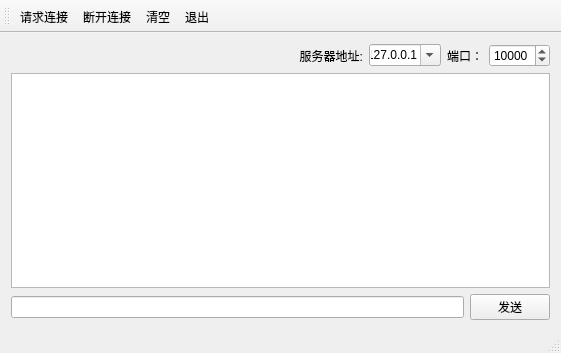
<?xml version="1.0" encoding="UTF-8"?>
<ui version="4.0">
 <class>ExTcpClient</class>
 <widget class="QMainWindow" name="ExTcpClient">
  <property name="geometry">
   <rect>
    <x>0</x>
    <y>0</y>
    <width>561</width>
    <height>353</height>
   </rect>
  </property>
  <property name="windowTitle">
   <string>ExTcpClient</string>
  </property>
  <widget class="QWidget" name="centralWidget">
   <layout class="QVBoxLayout" name="verticalLayout">
    <item>
     <layout class="QHBoxLayout" name="horizontalLayout">
      <item>
       <spacer name="horizontalSpacer">
        <property name="orientation">
         <enum>Qt::Horizontal</enum>
        </property>
        <property name="sizeHint" stdset="0">
         <size>
          <width>40</width>
          <height>20</height>
         </size>
        </property>
       </spacer>
      </item>
      <item>
       <widget class="QLabel" name="labIP">
        <property name="text">
         <string>服务器地址:</string>
        </property>
        <property name="alignment">
         <set>Qt::AlignRight|Qt::AlignTrailing|Qt::AlignVCenter</set>
        </property>
       </widget>
      </item>
      <item>
       <widget class="QComboBox" name="comboBox">
        <property name="editable">
         <bool>true</bool>
        </property>
        <property name="currentText">
         <string>127.0.0.1</string>
        </property>
       </widget>
      </item>
      <item>
       <widget class="QLabel" name="labPort">
        <property name="text">
         <string>端口：</string>
        </property>
        <property name="alignment">
         <set>Qt::AlignRight|Qt::AlignTrailing|Qt::AlignVCenter</set>
        </property>
       </widget>
      </item>
      <item>
       <widget class="QSpinBox" name="spinBox">
        <property name="maximum">
         <number>65000</number>
        </property>
        <property name="value">
         <number>10000</number>
        </property>
       </widget>
      </item>
     </layout>
    </item>
    <item>
     <widget class="QPlainTextEdit" name="plainTextEdit"/>
    </item>
    <item>
     <layout class="QHBoxLayout" name="horizontalLayout_2">
      <item>
       <widget class="QLineEdit" name="lineEdit"/>
      </item>
      <item>
       <widget class="QPushButton" name="btnSend">
        <property name="text">
         <string>发送</string>
        </property>
       </widget>
      </item>
     </layout>
    </item>
   </layout>
  </widget>
  <widget class="QMenuBar" name="menuBar">
   <property name="geometry">
    <rect>
     <x>0</x>
     <y>0</y>
     <width>561</width>
     <height>25</height>
    </rect>
   </property>
  </widget>
  <widget class="QToolBar" name="mainToolBar">
   <attribute name="toolBarArea">
    <enum>TopToolBarArea</enum>
   </attribute>
   <attribute name="toolBarBreak">
    <bool>false</bool>
   </attribute>
   <addaction name="actConnect"/>
   <addaction name="actDisconnect"/>
   <addaction name="actClear"/>
   <addaction name="actQuit"/>
  </widget>
  <widget class="QStatusBar" name="statusBar"/>
  <action name="actConnect">
   <property name="icon">
    <iconset resource="resource.qrc">
     <normaloff>:/images/Image4.png</normaloff>:/images/Image4.png</iconset>
   </property>
   <property name="text">
    <string>请求连接</string>
   </property>
   <property name="toolTip">
    <string>请求连接到服务器</string>
   </property>
  </action>
  <action name="actDisconnect">
   <property name="icon">
    <iconset resource="resource.qrc">
     <normaloff>:/images/Image5.png</normaloff>:/images/Image5.png</iconset>
   </property>
   <property name="text">
    <string>断开连接</string>
   </property>
   <property name="toolTip">
    <string>断开与服务器的连接</string>
   </property>
  </action>
  <action name="actClear">
   <property name="icon">
    <iconset resource="resource.qrc">
     <normaloff>:/images/Image1.png</normaloff>:/images/Image1.png</iconset>
   </property>
   <property name="text">
    <string>清空</string>
   </property>
   <property name="toolTip">
    <string>清空编辑框文本</string>
   </property>
  </action>
  <action name="actQuit">
   <property name="icon">
    <iconset resource="resource.qrc">
     <normaloff>:/images/Image2.jpg</normaloff>:/images/Image2.jpg</iconset>
   </property>
   <property name="text">
    <string>退出</string>
   </property>
   <property name="toolTip">
    <string>退出程序</string>
   </property>
  </action>
 </widget>
 <layoutdefault spacing="6" margin="11"/>
 <resources>
  <include location="resource.qrc"/>
 </resources>
 <connections/>
</ui>
